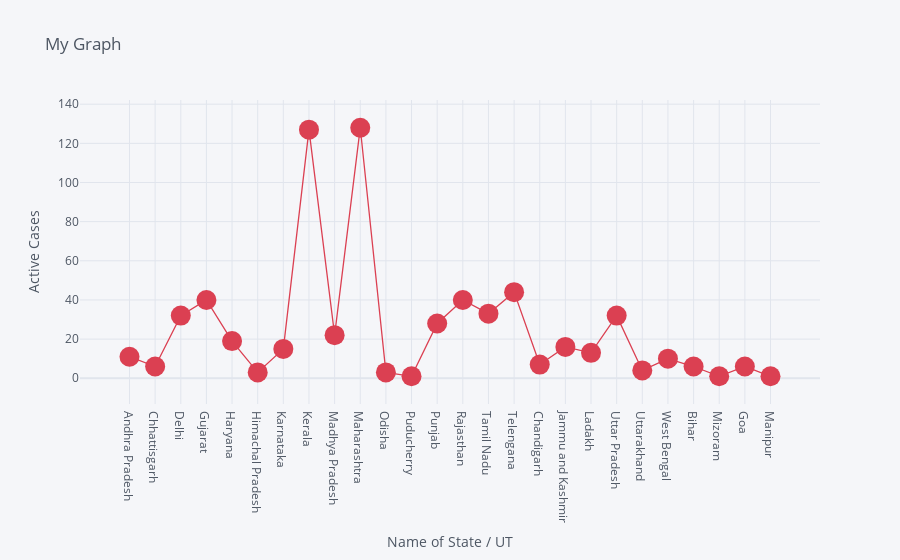
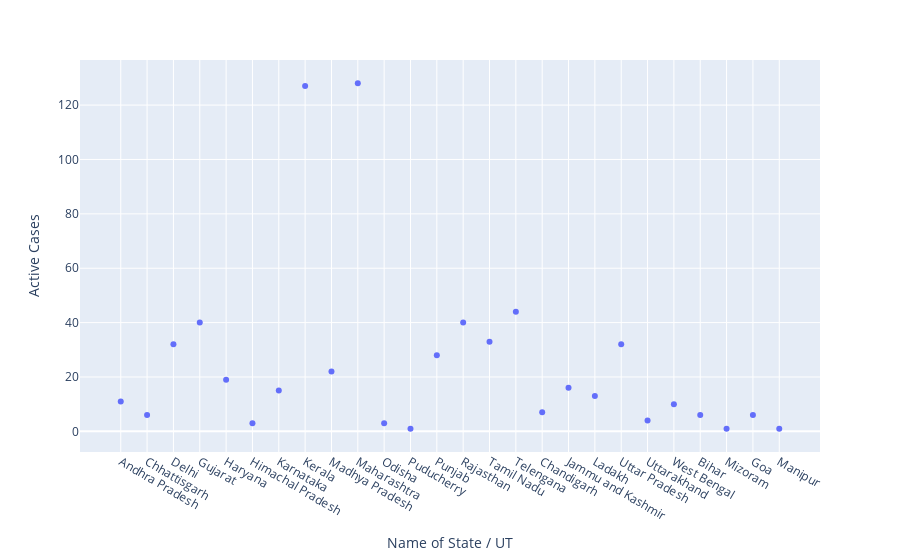

Source (notebook cell) for these figures, in order:
### Code cell
df.iplot(kind='scatter',x='Name of State / UT',y='Active Cases',mode='markers+lines',title='My Graph',xTitle='Name of State / UT',yTitle='Active Cases',colors='red',size=20)
px.scatter(df,x='Name of State / UT',y='Active Cases')

### Figure 1 — Plotly figure (JSON) as saved in the notebook; plotly's stock layout.template omitted (floating-point values rounded to 4 significant figures)
{"data": [{"line": {"color": "rgba(219, 64, 82, 1.0)", "dash": "solid", "shape": "linear", "width": 1.3}, "marker": {"size": 20, "symbol": "circle"}, "mode": "markers+lines", "name": "Active Cases", "text": "", "type": "scatter", "x": ["Andhra Pradesh", "Chhattisgarh", "Delhi", "Gujarat", "Haryana", "Himachal Pradesh", "Karnataka", "Kerala", "Madhya Pradesh", "Maharashtra", "Odisha", "Puducherry", "Punjab", "Rajasthan", "Tamil Nadu", "Telengana", "Chandigarh", "Jammu and Kashmir", "Ladakh", "Uttar Pradesh", "Uttarakhand", "West Bengal", "Bihar", "Mizoram", "Goa", "Manipur"], "y": [11, 6, 32, 40, 19, 3, 15, 127, 22, 128, 3, 1, 28, 40, 33, 44, 7, 16, 13, 32, 4, 10, 6, 1, 6, 1]}], "layout": {"legend": {"bgcolor": "#F5F6F9", "font": {"color": "#4D5663"}}, "paper_bgcolor": "#F5F6F9", "plot_bgcolor": "#F5F6F9", "title": {"font": {"color": "#4D5663"}, "text": "My Graph"}, "xaxis": {"gridcolor": "#E1E5ED", "showgrid": true, "tickfont": {"color": "#4D5663"}, "title": {"font": {"color": "#4D5663"}, "text": "Name of State / UT"}, "zerolinecolor": "#E1E5ED"}, "yaxis": {"gridcolor": "#E1E5ED", "showgrid": true, "tickfont": {"color": "#4D5663"}, "title": {"font": {"color": "#4D5663"}, "text": "Active Cases"}, "zerolinecolor": "#E1E5ED"}}}

### Figure 2 — Plotly figure (JSON) as saved in the notebook; plotly's stock layout.template omitted (floating-point values rounded to 4 significant figures)
{"data": [{"hoverlabel": {"namelength": 0}, "hovertemplate": "Name of State / UT=%{x}<br>Active Cases=%{y}", "legendgroup": "", "marker": {"color": "#636efa", "symbol": "circle"}, "mode": "markers", "name": "", "showlegend": false, "type": "scatter", "x": ["Andhra Pradesh", "Chhattisgarh", "Delhi", "Gujarat", "Haryana", "Himachal Pradesh", "Karnataka", "Kerala", "Madhya Pradesh", "Maharashtra", "Odisha", "Puducherry", "Punjab", "Rajasthan", "Tamil Nadu", "Telengana", "Chandigarh", "Jammu and Kashmir", "Ladakh", "Uttar Pradesh", "Uttarakhand", "West Bengal", "Bihar", "Mizoram", "Goa", "Manipur"], "xaxis": "x", "y": [11, 6, 32, 40, 19, 3, 15, 127, 22, 128, 3, 1, 28, 40, 33, 44, 7, 16, 13, 32, 4, 10, 6, 1, 6, 1], "yaxis": "y"}], "layout": {"legend": {"tracegroupgap": 0}, "margin": {"t": 60}, "xaxis": {"anchor": "y", "domain": [0, 1], "title": {"text": "Name of State / UT"}}, "yaxis": {"anchor": "x", "domain": [0, 1], "title": {"text": "Active Cases"}}}}
